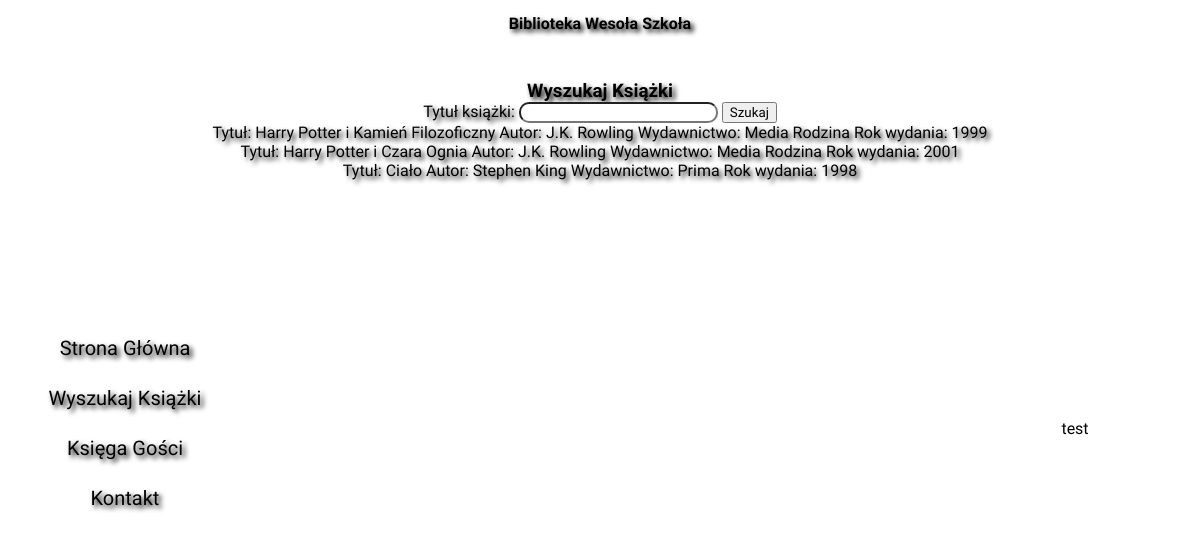
The page /FO/index.php?id=searchBooks on the database as committed earlier.
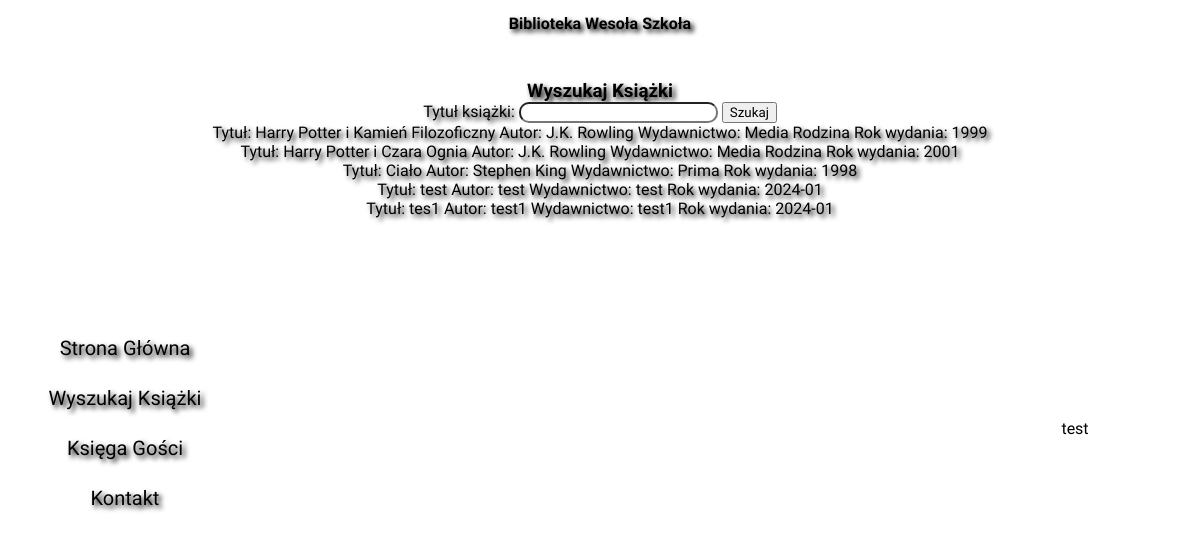
The same page on the database as committed later.
### tables this page shows
CREATE TABLE `book` (
  `id_book` int(11) NOT NULL,
  `title` varchar(255) NOT NULL,
  `author` varchar(255) NOT NULL,
  `publisher` varchar(255) NOT NULL,
  `publishYear` varchar(255) NOT NULL,
  `isbn` varchar(255) NOT NULL,
  `active` tinyint(1) NOT NULL,
  `comments` longtext NOT NULL
);

### DB/db_connection.php (called while the page is built, shortened)
<?php
class db_connection{
    var $host = "localhost";
    var $dbname = "wiai";
    var $username = "root";
    var $password = "";
    public function databaseConnect(){
        $con = mysqli_connect($this->host, $this->username, $this->password, $this->dbname);
        if(!$con){
            die("Connection failed: " . mysqli_connect_error());
        }
        else{
            $this->connect = $con;
        }
    }
}
?>

### DB/db_book.php (called while the page is built, shortened)
<?php
include('db_connection.php');
class db_book extends db_connection{
    function selectBookByActive(){
        $query = "SELECT `title`, `author`, `publisher`, `publishYear` FROM `book` WHERE `active` = 1";
        $data = mysqli_query($this->connect, $query);
	    if (mysqli_num_rows($data) > 0) {
            return $data;
        }
    }
}
?>

### FO/books.php (the view, shortened to what this page needs)
<?php
    include('../DB/db_book.php');
    $baza = new db_book();
    $baza->databaseConnect();
    if(isset($_GET)){
        if(isset($_GET['bookTitle'])){
        $data = $baza->selectBookBy($_GET['bookTitle']);
        }
        else{
            $data = $baza->selectBookByActive();
        }
    }
    if (!empty($data)){
        ?>
        <div id="searchBooks">
            <h3>Wyszukaj Książki</h3>
            <form id="searchBooksForm" action="./index.php" method = "get">
                <label for="bookTitle">Tytuł książki:</label>
                <input type="text" id="bookTitle" name="bookTitle" required></input>
                <input type="submit" value="Szukaj"></input>
            </form>
            <div id="searchBooksResults">
                <?php
                        while($row = mysqli_fetch_assoc($data))
                        {
                            echo "<div id='aktywana_ksiazka'>Tytuł: ".$row['title']." Autor: ".$row['author']." Wydawnictwo: ".$row['publisher']." Rok wydania: ".$row['publishYear']."
                            </div>";
                        }
                    }else {
                        echo "Brak książek";
                    }
                ?>
            </div>
        </div>

Rows that differ between the two databases and show on the page:
added book: title "test", author "test", publisher "test", publishYear "2024-01"
added book: title "tes1", author "test1", publisher "test1", publishYear "2024-01"
